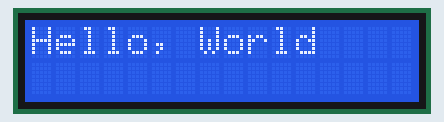
This sketch was run on a simulated Arduino Uno, built with avr-gcc and run on an emulated ATmega328P. Shown: 16×2 character LCD.

Above: at 0.1 s.
At 2.1 s:
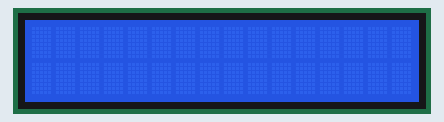

The sketch:

test_01.ino
```cpp
#include <LiquidCrystal.h>

const int rs = 12, en = 11, d4 = 5, d5 = 4, d6 = 3, d7 = 2;
LiquidCrystal lcd(rs, en, d4, d5, d6, d7);

void setup() {
  // Serial.begin(9600);
  lcd.begin(16,2);
}

void loop() {
  lcd.setCursor(0,0);
  lcd.print("Hello, World");
  delay(2000);
  lcd.clear();
  delay(2000);
}
```

Measured:
- what the display in image 1 shows lasts 2.0 s, from 2.1 s to 4.1 s
